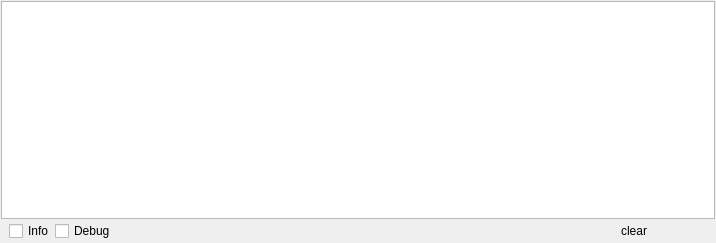
<?xml version="1.0" encoding="UTF-8"?>
<ui version="4.0">
 <class>DockWidget</class>
 <widget class="QDockWidget" name="DockWidget">
  <property name="geometry">
   <rect>
    <x>0</x>
    <y>0</y>
    <width>716</width>
    <height>243</height>
   </rect>
  </property>
  <property name="floating">
   <bool>true</bool>
  </property>
  <property name="windowTitle">
   <string>Log</string>
  </property>
  <widget class="QWidget" name="dockWidgetContents">
   <layout class="QVBoxLayout" name="verticalLayout">
    <property name="spacing">
     <number>1</number>
    </property>
    <property name="margin">
     <number>1</number>
    </property>
    <item>
     <widget class="QTextBrowser" name="textBrowser"/>
    </item>
    <item>
     <widget class="QFrame" name="frame">
      <property name="frameShape">
       <enum>QFrame::NoFrame</enum>
      </property>
      <property name="frameShadow">
       <enum>QFrame::Raised</enum>
      </property>
      <layout class="QHBoxLayout" name="horizontalLayout">
       <property name="spacing">
        <number>1</number>
       </property>
       <property name="margin">
        <number>0</number>
       </property>
       <item>
        <widget class="QLabel" name="infoLabel">
         <property name="text">
          <string/>
         </property>
        </widget>
       </item>
       <item>
        <widget class="QCheckBox" name="checkBox_info">
         <property name="maximumSize">
          <size>
           <width>16777215</width>
           <height>25</height>
          </size>
         </property>
         <property name="text">
          <string>Info</string>
         </property>
         <property name="checked">
          <bool>false</bool>
         </property>
        </widget>
       </item>
       <item>
        <widget class="QCheckBox" name="checkBox_debug">
         <property name="maximumSize">
          <size>
           <width>16777215</width>
           <height>25</height>
          </size>
         </property>
         <property name="text">
          <string>Debug</string>
         </property>
         <property name="checked">
          <bool>false</bool>
         </property>
        </widget>
       </item>
       <item>
        <spacer name="horizontalSpacer">
         <property name="orientation">
          <enum>Qt::Horizontal</enum>
         </property>
         <property name="sizeHint" stdset="0">
          <size>
           <width>289</width>
           <height>20</height>
          </size>
         </property>
        </spacer>
       </item>
       <item>
        <widget class="QPushButton" name="clearCloseButton">
         <property name="maximumSize">
          <size>
           <width>16777215</width>
           <height>25</height>
          </size>
         </property>
         <property name="text">
          <string>clear</string>
         </property>
         <property name="iconSize">
          <size>
           <width>12</width>
           <height>12</height>
          </size>
         </property>
         <property name="flat">
          <bool>true</bool>
         </property>
        </widget>
       </item>
       <item>
        <widget class="QPushButton" name="closeButton">
         <property name="maximumSize">
          <size>
           <width>16777215</width>
           <height>25</height>
          </size>
         </property>
         <property name="text">
          <string/>
         </property>
         <property name="flat">
          <bool>true</bool>
         </property>
        </widget>
       </item>
      </layout>
     </widget>
    </item>
   </layout>
  </widget>
 </widget>
 <connections/>
</ui>
